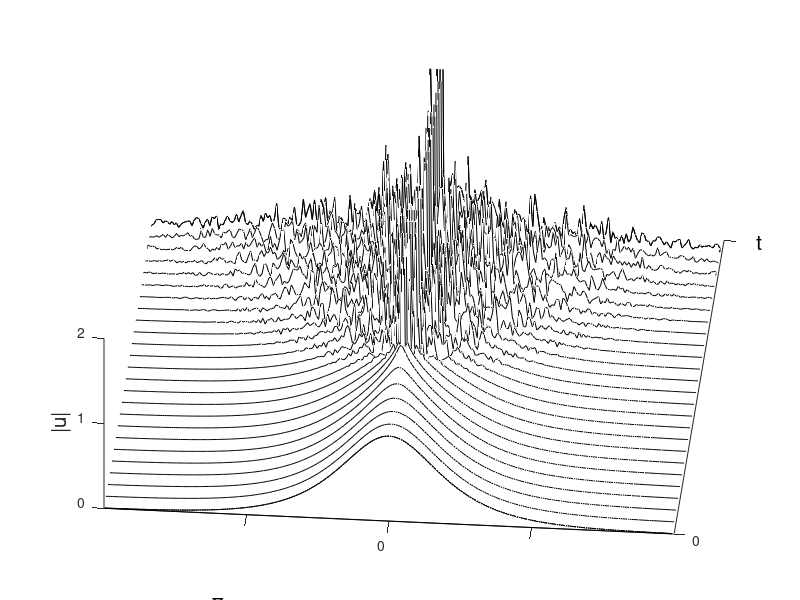
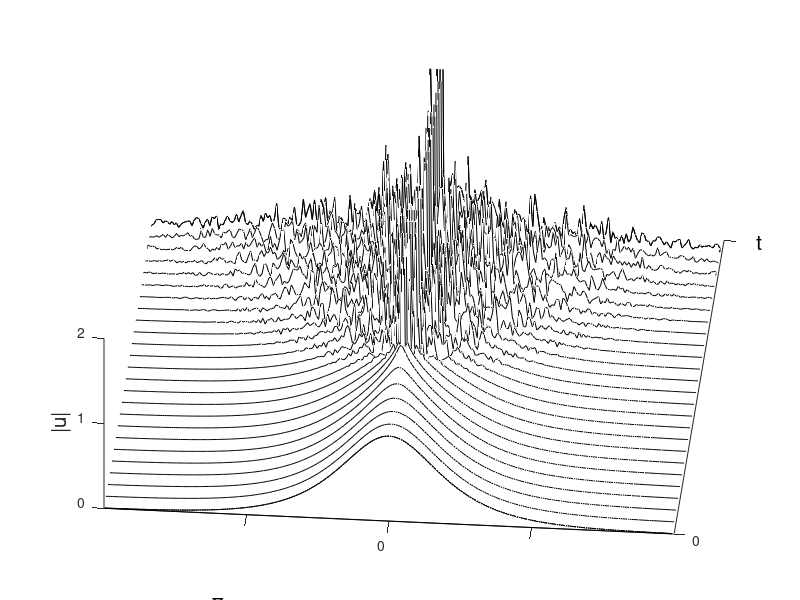
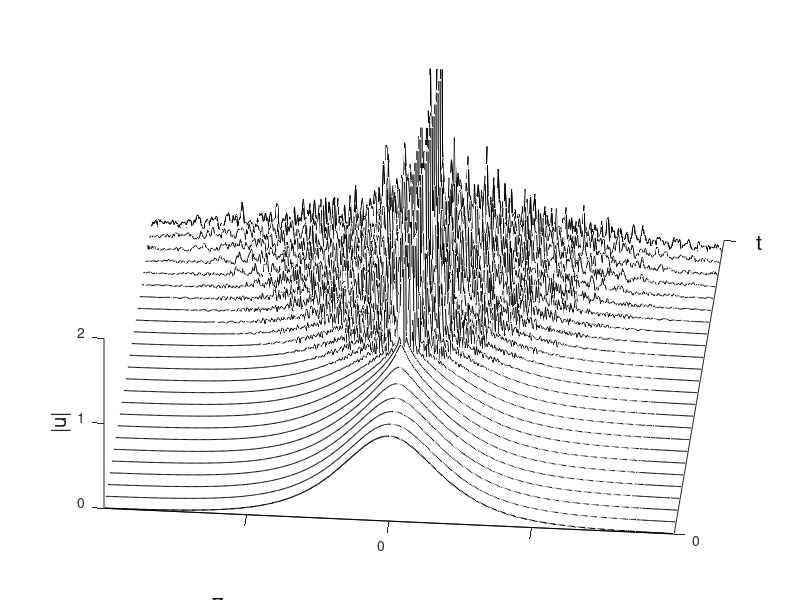
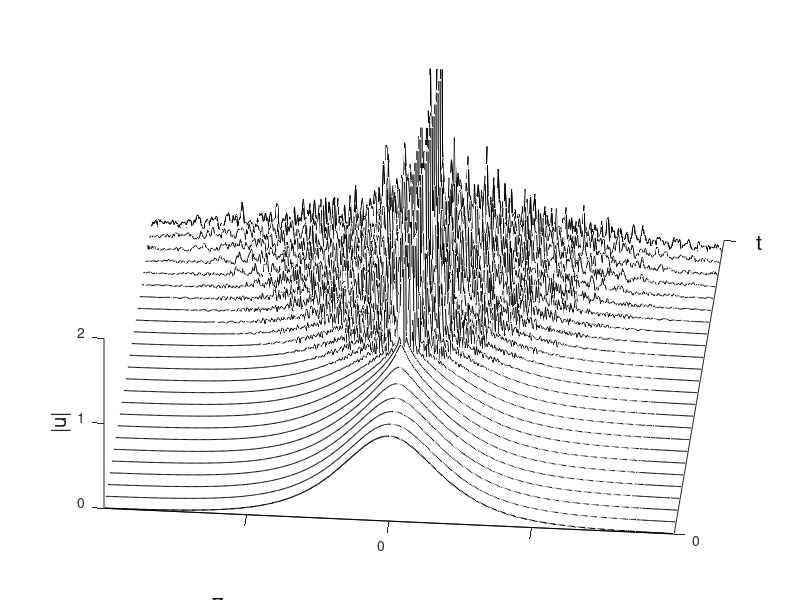

The MATLAB source for these figures, in order:

% function [] =P3(m,y)

%  m=1048576;
%  m=65536;
 m=1024; 
  SaveString='sechx';

% p3.m: fourth-order split-step method for solving the NLS equation
% i*eps*u_t+eps^2*u_{xx}+2|u|^2u=0.

  eps=1/33;
    
  L=pi*4; N=m; dt=.1/m; tmax=1; nmax=round(tmax/dt);
  dx=L/N; x=[-L/2:dx:L/2-dx]'; k=[0:N/2-1 -N/2:-1]'*2*pi/L;
  u=1./cosh(x); 
 
  % u=(1./cosh(x)).*exp(-2*i*log(cosh(x))/eps+i*pi);
  % u=exp(-(x.^2)).*exp(i*log(cosh(x))/eps);
  
  % Peregrine at t=0;
  %t=-.5;
  %u=(1-(4*(1+2*i.*x))./(1+4*t^2+4.*x.^2)).*exp(i.*x);
  
  
    udata=u; tdata=0;
    
    
  c=1/(2-2^(1/3));                     % scheme coefficients
  a1=c/2; a2=(1-c)/2; a3=a2; a4=c/2;
  b1=c; b2=1-2*c; b3=c;
  E1=exp(-a1*dt*i*k.^2*eps);
  E2=exp(-a2*dt*i*k.^2*eps);
  E3=exp(-a3*dt*i*k.^2*eps);
  E4=exp(-a4*dt*i*k.^2*eps);
  for nn=1:nmax                        % integration begins
    v=ifft(fft(u).*E1);
    v=v.*exp(b1*dt*i*2*v.*conj(v)/eps);
    v=ifft(fft(v).*E2);
    v=v.*exp(b2*dt*i*2*v.*conj(v)/eps);
    v=ifft(fft(v).*E3);
    v=v.*exp(b3*dt*i*2*v.*conj(v)/eps);
    u=ifft(fft(v).*E4);
    if mod(nn,round(nmax/25)) == 0
       udata=[udata u]; tdata=[tdata nn*dt];
    end
  end                                  % integration ends
  
  % plot with 256 grid points

  y=N/256;
  
  x_small = x(1:y:end);
  u_small = udata(1:y:end,:);

  waterfall(x_small, tdata, abs(u_small)');    % solution plotting 
  colormap([0 0 0]); view(5, 60)
  text(-0.4,  -0.4, 'x', 'fontsize', 15)
  text(7, 1, 't', 'fontsize', 15)
  text(-3.7, -0.3, '-\pi', 'fontsize', 14)
  text(2.9, -0.3, '\pi', 'fontsize', 14)
  zlabel('|u|', 'fontsize', 15)
  axis([-L/2 L/2 0 tmax 0 2]); grid off
  set(gca, 'xtick', [-pi 0 pi], 'xticklabel',{'','0',''})
  set(gca, 'ytick', [0 1 2], 'yticklabel',{'0','','2'})
  set(gca, 'ztick', [0 1 2])
  
  fname = [SaveString num2str(N) 'pts_256plotted'];  %num2str(eps) 'eps_' 
  saveas(1,fname,'fig');       % save figure
  saveas(1,fname,'png');

  % plot with 512 grid points

  y=N/512;

  x_small = x(1:y:end);
  u_small = udata(1:y:end,:);

  waterfall(x_small, tdata, abs(u_small)');    % solution plotting
  colormap([0 0 0]); view(5, 60)
  text(-0.4,  -0.4, 'x', 'fontsize', 15)
  text(7, 1, 't', 'fontsize', 15)
  text(-3.7, -0.3, '-\pi', 'fontsize', 14)
  text(2.9, -0.3, '\pi', 'fontsize', 14)
  zlabel('|u|', 'fontsize', 15)
  axis([-L/2 L/2 0 tmax 0 2]); grid off
  set(gca, 'xtick', [-pi 0 pi], 'xticklabel',{'','0',''})
  set(gca, 'ytick', [0 1 2], 'yticklabel',{'0','','2'})
  set(gca, 'ztick', [0 1 2])
  
  fname = [SaveString num2str(N) 'pts_512plotted'];  %num2str(eps) 'eps_'
  saveas(1,fname,'fig');       % save figure
  saveas(1,fname,'png');

  % plot with 1024 grid points

  y=N/1024;

  x_small = x(1:y:end);
  u_small = udata(1:y:end,:);

  waterfall(x_small, tdata, abs(u_small)');    % solution plotting
  colormap([0 0 0]); view(5, 60)
  text(-0.4,  -0.4, 'x', 'fontsize', 15)
  text(7, 1, 't', 'fontsize', 15)
  text(-3.7, -0.3, '-\pi', 'fontsize', 14)
  text(2.9, -0.3, '\pi', 'fontsize', 14)
  zlabel('|u|', 'fontsize', 15)
  axis([-L/2 L/2 0 tmax 0 2]); grid off
  set(gca, 'xtick', [-pi 0 pi], 'xticklabel',{'','0',''})
  set(gca, 'ytick', [0 1 2], 'yticklabel',{'0','','2'})
  set(gca, 'ztick', [0 1 2])

  fname = [SaveString num2str(N) 'pts_1024plotted'];  %num2str(eps) 'eps_'
  saveas(1,fname,'fig');       % save figure
  saveas(1,fname,'png');
